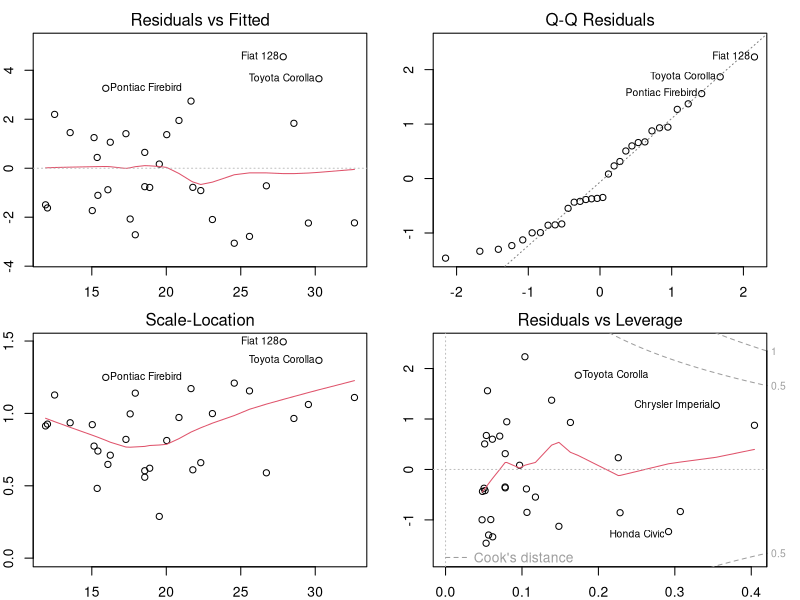

R code for this plot:
## ---- chunk 1
f = "mpg~hp+wt+hp*wt"
fit = lm(as.formula(f),data=mtcars)
fitsumm = summary(fit)
## ---- chunk 2
par(mfrow=c(2,2), mar=c(2,2,2,2))
plot(fit)
## ---- chunk 3
coef(fitsumm)
paste("R squared:", fitsumm$r.squared)
